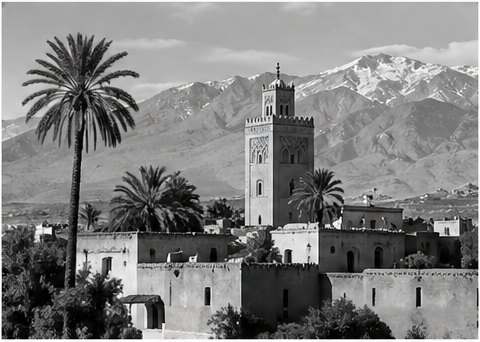
#> input picture seance 3/image.png, 480 x 342 px
$ jupyter execute TP2_Histogramme_Seuillage_simple.ipynb
#> lines starting #> are read from the running program, lines starting #| are printed output that depends on the picture; after the words box and inside, x2 and y2 are one past the last pixel; in counts of white or black regions, pixels touching at a corner belong together
# TP 2 : Histogramme et Seuillage d'Image

Pour utiliser votre image : mettez son chemin dans `IMAGE_PATH`. Sinon, une image synthétique (sombre, peu contrastée) est créée.

[cell 1]
import numpy as np, cv2, pandas as pd
import matplotlib.pyplot as plt

IMAGE_PATH = "./image.png"   # ex: "image.jpg"

def make(lo, hi, uneven=False):
    """Image synthétique : 2 objets clairs sur fond sombre, gris entre lo et hi."""
    base = np.zeros((300, 400), np.uint8)
    cv2.circle(base, (110, 150), 60, 255, -1)
    cv2.rectangle(base, (230, 70), (350, 190), 255, -1)
    f = base / 255 * 0.5 + 0.25
    if uneven:
        f = f * np.linspace(0.3, 1, 400)[None, :]      # éclairage inégal
    f = (f - f.min()) / (f.max() - f.min())
    f = lo + f * (hi - lo) + np.random.default_rng(0).normal(0, 3, f.shape)
    return np.clip(f, 0, 255).astype(np.uint8)

def make_doc():
    """Document scanné mal éclairé : texte sombre, fond clair, gradient."""
    txt = np.zeros((300, 400), np.uint8)
    for i, t in enumerate(["Histogramme", "Seuillage", "Otsu", "Adaptatif"]):
        cv2.putText(txt, t, (20, 60 + i * 65), cv2.FONT_HERSHEY_SIMPLEX, 1.4, 255, 3)
    f = np.linspace(0.3, 1, 400)[None, :] * (230 - 170 * txt / 255)
    f = f + np.random.default_rng(1).normal(0, 4, f.shape)
    return np.clip(f, 0, 255).astype(np.uint8)

if IMAGE_PATH:
    img = cv2.imread(IMAGE_PATH, cv2.IMREAD_GRAYSCALE)
#> img: shape (342, 480); min 0, max 255, mean 127
else:
    img = make(100, 145)          # image peu contrastée
doc = make_doc()

def show(images, titles, hist=True):
    """Images + leurs histogrammes."""
#> called with hist = True
    n = len(images)
#> n = 1
    fig, ax = plt.subplots(2 if hist else 1, n, figsize=(4 * n, 6 if hist else 3), squeeze=False)
    for j, (im, t) in enumerate(zip(images, titles)):
        ax[0, j].imshow(im, cmap="gray", vmin=0, vmax=255)
        ax[0, j].set_title(t); ax[0, j].axis("off")
        if hist:
            ax[1, j].hist(im.ravel(), bins=256, range=(0, 256)); ax[1, j].set_xlim(0, 255)
#> this loop made 1 pass
#> t on pass 1: 'Image'
    plt.tight_layout(); plt.show()

# Exercice 1 : Histogramme

## 1. Affichage et analyse

[cell 2]
show([img], ["Image"])
print("min =", img.min(), "| max =", img.max(), "| moyenne =", round(img.mean()), "| écart-type =", round(img.std()))
#| min = 0 | max = 255 | moyenne = 127 | écart-type = 62

**Analyse :** l'histogramme est étroit (écart-type faible) : les niveaux de gris occupent une petite partie de [0, 255]. L'image a donc un **faible contraste**. Un pic à gauche = image sombre, à droite = image claire.

## 2. Étirement linéaire

$g = 255 \times \dfrac{f - f_{min}}{f_{max} - f_{min}}$ : on étale la plage utilisée sur [0, 255].

## 3. Égalisation d'histogramme

On utilise la fonction de répartition cumulée pour aplatir l'histogramme.

[cell 3]
stretch = cv2.normalize(img, None, 0, 255, cv2.NORM_MINMAX)   # étirement linéaire
equal = cv2.equalizeHist(img)                                  # égalisation
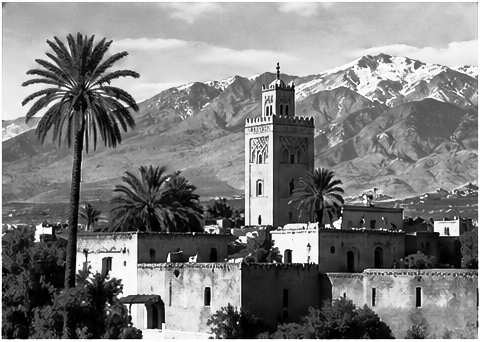
#> equal: shape (342, 480); min 0, max 255, mean 127.7

show([img, stretch, equal], ["Originale", "Étirement linéaire", "Égalisation"])
#> call 2 of show, with hist = True
#> in show (call 2), `n = len(images)`: n = 3
#> the loop in show (call 2), `for j, (im, t) in enumerate(zip(images, titles)):` made 3 passes
#> in show (call 2), `plt.tight_layout()`:
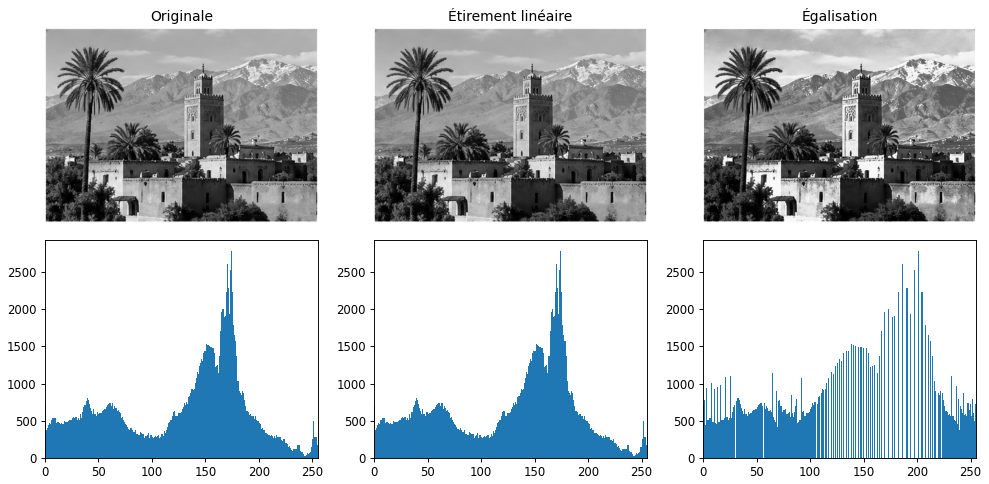
#> figure drawn by matplotlib, 6 panels; panel 4: tallest bar 2791 high, from x = 174 to 175; panel 5: tallest bar 2791 high, from x = 174 to 175; panel 6: tallest bar 2791 high, from x = 201 to 202

**Comparaison :**
- **Étirement** : transformation linéaire, la forme de l'histogramme est conservée. Résultat naturel.
- **Égalisation** : transformation non linéaire, l'histogramme devient plat. Contraste plus fort, mais le bruit est aussi amplifié.

# Exercice 2 : Seuillage

## 1. Seuillage global fixe

[cell 4]
img2 = make(10, 230)                      # image bien contrastée
#> in make, `cv2.circle(base, (110, 150), 60, 255, -1)`:
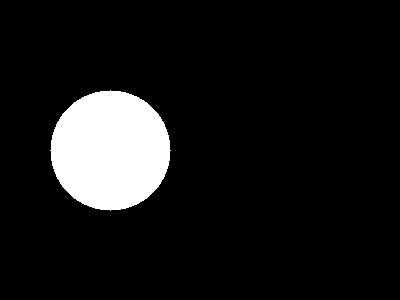
#> base: shape (300, 400); 9.4% white; 1 white region, box (x1, y1, x2, y2) and area: (50, 90, 171, 211) 11289
#> in make, `cv2.rectangle(base, (230, 70), (350, 190), 255, -1)`:
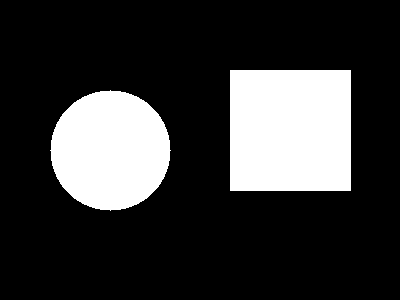
#> base: shape (300, 400); 21.6% white; 2 white regions, box (x1, y1, x2, y2) and area: (230, 70, 351, 191) 14641, (50, 90, 171, 211) 11289
_, glob = cv2.threshold(img2, 127, 255, cv2.THRESH_BINARY)
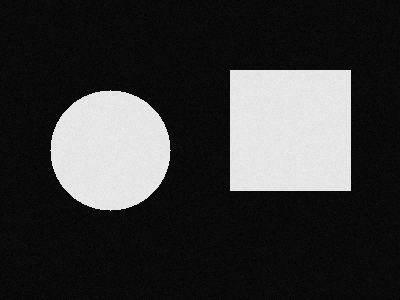
#> img2: shape (300, 400); min 0, max 242, mean 57
show([img2, glob], ["Image", "Seuillage global (T=127)"], hist=False)

## 2. Seuillage d'Otsu

Otsu cherche automatiquement le seuil `T` qui sépare le mieux les deux groupes de pixels (objet / fond). Il suppose un histogramme à **deux pics**.

[cell 5]
T, otsu = cv2.threshold(img2, 0, 255, cv2.THRESH_BINARY + cv2.THRESH_OTSU)
#> T = 24
print("Seuil d'Otsu =", T)
#| Seuil d'Otsu = 24.0
show([img2, glob, otsu], ["Image", "Global T=127", f"Otsu T={T:.0f}"], hist=False)

## 3. Seuillage adaptatif (moyenne et gaussien)

Le seuil est calculé **pour chaque pixel** avec son voisinage. Utile quand l'éclairage n'est pas uniforme : exemple avec un document mal éclairé.

[cell 6]
_, doc_glob = cv2.threshold(doc, 127, 255, cv2.THRESH_BINARY)
_, doc_otsu = cv2.threshold(doc, 0, 255, cv2.THRESH_BINARY + cv2.THRESH_OTSU)
doc_mean = cv2.adaptiveThreshold(doc, 255, cv2.ADAPTIVE_THRESH_MEAN_C, cv2.THRESH_BINARY, 31, 10)
doc_gauss = cv2.adaptiveThreshold(doc, 255, cv2.ADAPTIVE_THRESH_GAUSSIAN_C, cv2.THRESH_BINARY, 31, 10)

show([doc, doc_glob, doc_otsu, doc_mean, doc_gauss],
     ["Document", "Global", "Otsu", "Adaptatif moyenne", "Adaptatif gaussien"], hist=False)
#> in show (call 5), `plt.tight_layout()`:
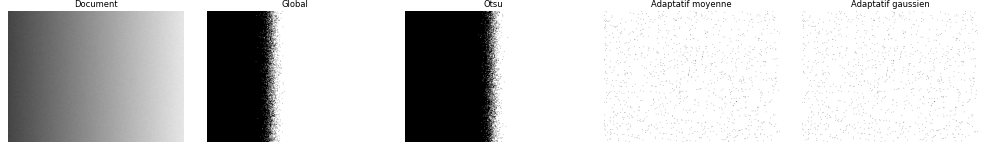
#> figure drawn by matplotlib, 5 panels

**Observations :**
- Global et Otsu utilisent **un seul seuil** : une partie du document (le côté sombre) est perdue.
- L'adaptatif s'adapte à l'éclairage local : le texte est lisible partout.
- Gaussien : un peu plus propre que la moyenne (il donne plus de poids aux pixels proches).

# Exercice 3 : Tableau

| Type d'image | Histogramme | Méthode la plus adaptée | Pourquoi ? |
|---|---|---|---|
| Image sombre et homogène | Étroit, collé à gauche | Étirement linéaire (ou égalisation) | Éclairage uniforme : une transformation globale suffit pour étaler la plage |
| Image bruitée | Pics étalés, vallée peu nette | Filtre (médian / gaussien) puis Otsu | L'égalisation amplifierait le bruit ; lisser d'abord rend l'histogramme bimodal |
| Document scanné mal éclairé | Pas de vallée nette, éclairage variable | Seuillage adaptatif (gaussien) | Le seuil s'ajuste localement à l'éclairage |
| Image médicale | Étroit, détails fins | CLAHE | Rehausse le contraste local sans trop amplifier le bruit |

# Exercice 4 : CLAHE + seuillage

CLAHE = égalisation **locale** (par petites tuiles) avec une limite d'amplification (`clipLimit`).

[cell 7]
low = make(10, 230, uneven=True)           # image peu contrastée, éclairage inégal

clahe = cv2.createCLAHE(clipLimit=3.0, tileGridSize=(8, 8)).apply(low)
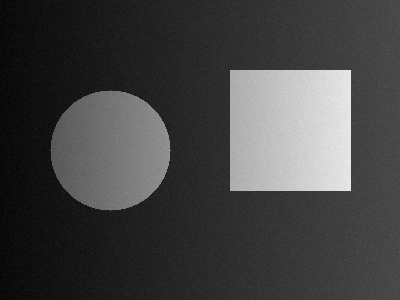
#> low: shape (300, 400); min 0, max 238, mean 67.2

_, otsu_avant = cv2.threshold(low, 0, 255, cv2.THRESH_BINARY + cv2.THRESH_OTSU)
_, otsu_apres = cv2.threshold(clahe, 0, 255, cv2.THRESH_BINARY + cv2.THRESH_OTSU)
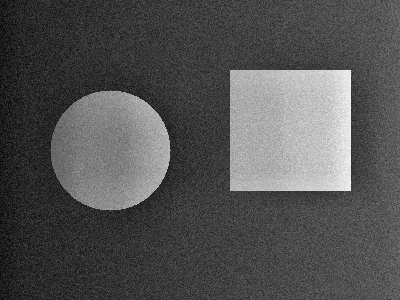
#> clahe: shape (300, 400); min 1, max 245, mean 82.4

show([low, clahe, otsu_avant, otsu_apres],
     ["Originale", "Après CLAHE", "Otsu sans CLAHE", "Otsu après CLAHE"])
#> in show (call 6), `plt.tight_layout()`:
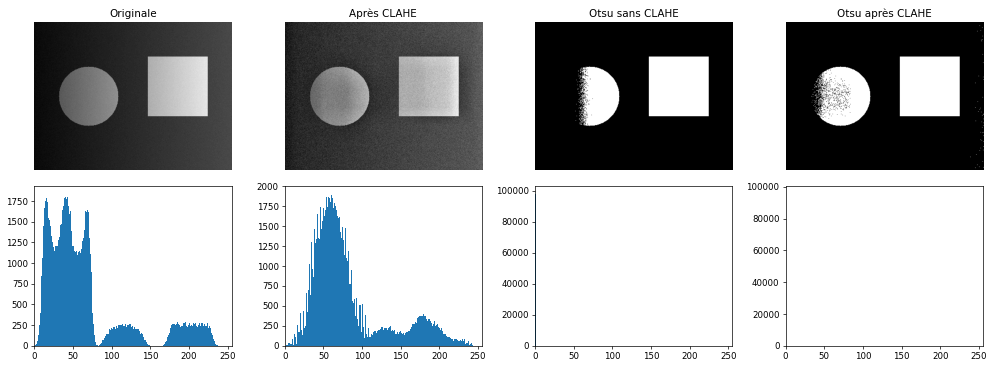
#> figure drawn by matplotlib, 8 panels; panel 5: tallest bar 1840 high, from x = 39 to 40; panel 6: tallest bar 1906 high, from x = 49 to 50; panel 7: tallest bar 98156 high, from x = 0 to 1; panel 8: tallest bar 95668 high, from x = 0 to 1

**Amélioration :** sans CLAHE, la zone sombre est mal segmentée ; après CLAHE, le contraste local est rétabli et Otsu retrouve les deux objets.

---
# Problème : contrôle qualité industriel

## Partie 1 : Analyse et conception

**1. Que révèle l'histogramme ?** Il est **écrasé** (étroit) sur la gauche (image sombre) ou sur la droite (image trop claire), avec un faible écart-type : le contraste est faible et l'objet se confond avec le fond.

**2. Technique d'amélioration : CLAHE.**
- *Étirement* : trop simple, ne corrige pas un éclairage inégal.
- *Égalisation globale* : une seule correction pour toute l'image et amplifie le bruit.
- *CLAHE* : corrige localement, avec amplification limitée. Adapté à un éclairage industriel qui varie.

**3. Méthode de seuillage : Otsu** (après CLAHE).
- *Global fixe* : écarté, le bon seuil change avec l'éclairage.
- *Otsu* : seuil calculé automatiquement pour chaque image.
- *Adaptatif* : à utiliser seulement s'il reste un gradient d'éclairage.

**Schéma du pipeline :**

```
Image  →  Filtre médian  →  CLAHE  →  Seuillage Otsu  →  Nettoyage (morphologie)  →  Objet extrait
          (réduit bruit)   (contraste)   (sépare objet/fond)   (enlève les petits points)
```

## Partie 2 : Implémentation Python

[cell 8]
def pipeline(gray):
    e = cv2.createCLAHE(clipLimit=3.0, tileGridSize=(8, 8)).apply(cv2.medianBlur(gray, 3))   # filtre + CLAHE
    _, m = cv2.threshold(e, 0, 255, cv2.THRESH_BINARY + cv2.THRESH_OTSU)                      # Otsu
    if m.mean() > 127:                                    # l'objet doit être en blanc et minoritaire
        m = 255 - m
    m = cv2.morphologyEx(m, cv2.MORPH_OPEN, np.ones((5, 5), np.uint8))                        # nettoyage
    return e, m

cas = {"sombre": make(15, 75), "claire": make(175, 245), "éclairage inégal": make(10, 230, uneven=True)}

fig, ax = plt.subplots(3, 3, figsize=(10, 9))
for r, (nom, im) in enumerate(cas.items()):
    e, m = pipeline(im)
    for c, (x, t) in enumerate([(im, nom), (e, "Après CLAHE"), (m, "Objet extrait")]):
        ax[r, c].imshow(x, cmap="gray", vmin=0, vmax=255); ax[r, c].set_title(t); ax[r, c].axis("off")
plt.tight_layout(); plt.show()
#> after `plt.tight_layout()`:
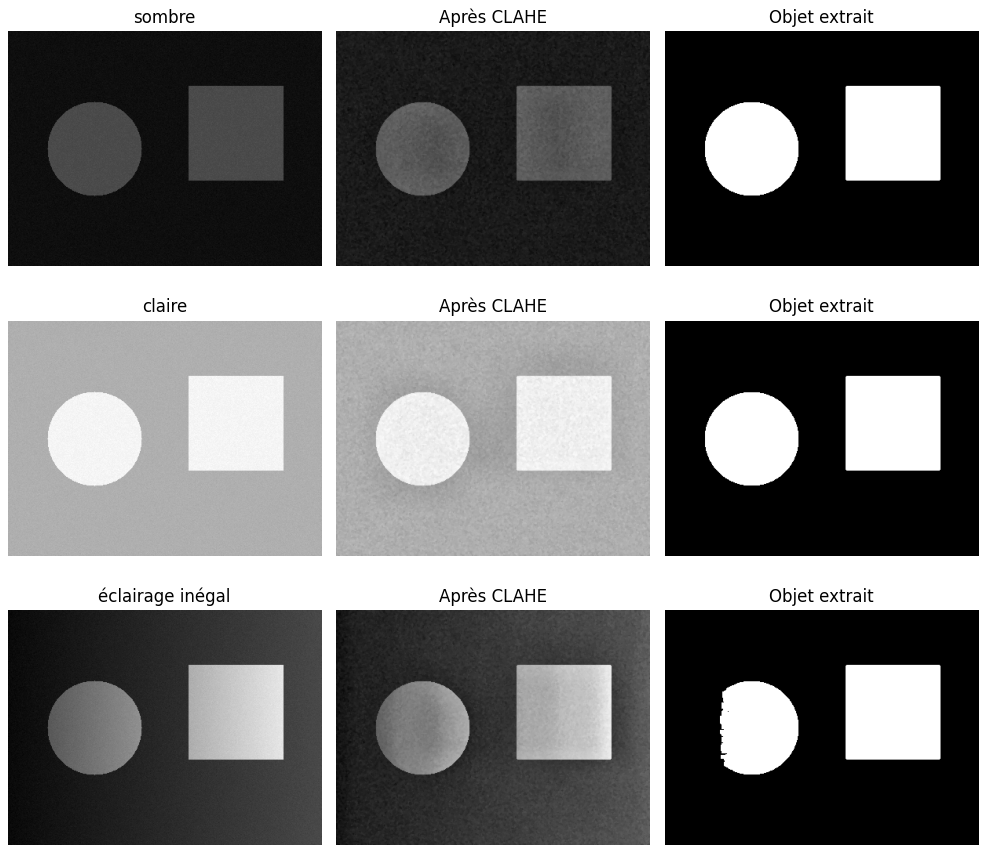
#> figure drawn by matplotlib, 9 panels

$ run again, with seance 6/image.jpg saved as seance 3/image.png
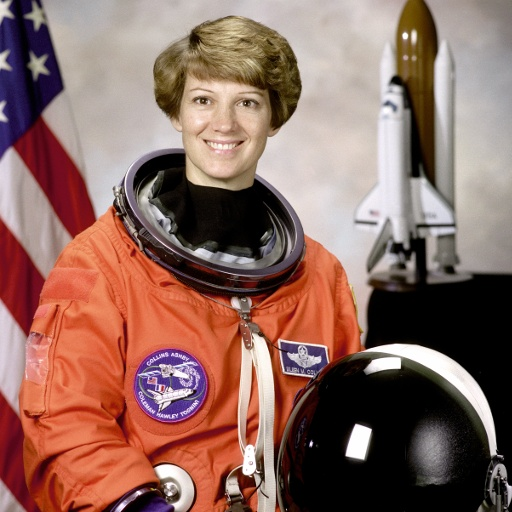
#> input picture seance 6/image.jpg, 512 x 512 px
#> n = 1
#> the loop in show, `for j, (im, t) in enumerate(zip(images, titles)):` made 1 pass
#> t on pass 1: 'Image'
#> in show, `plt.tight_layout()`:
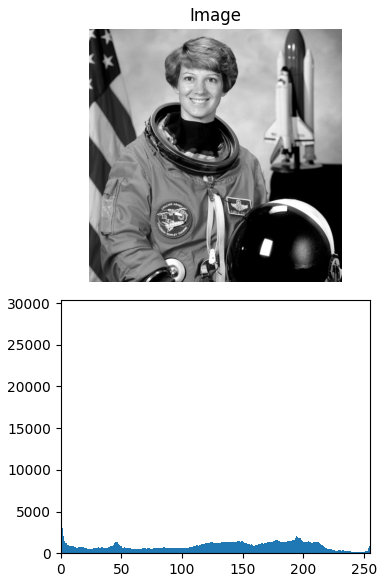
#> figure drawn by matplotlib, 2 panels; panel 2: tallest bar 28870 high, from x = 0 to 1
#| min = 0 | max = 255 | moyenne = 115 | écart-type = 75
#> `equal = cv2.equalizeHist(img)`:
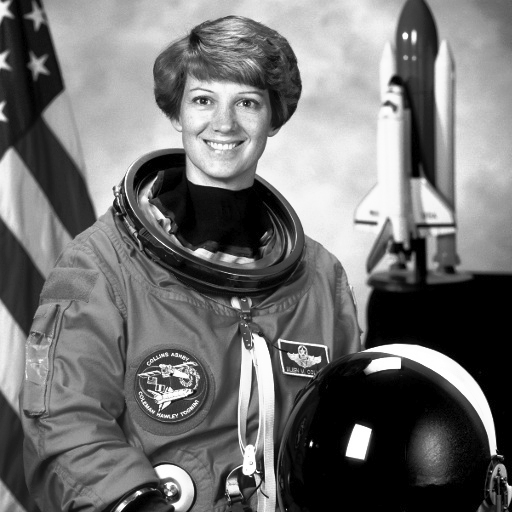
#> equal: shape (512, 512); min 0, max 255, mean 114
#> the loop in show (call 2), `for j, (im, t) in enumerate(zip(images, titles)):` made 3 passes
#| Seuil d'Otsu = 24.0
